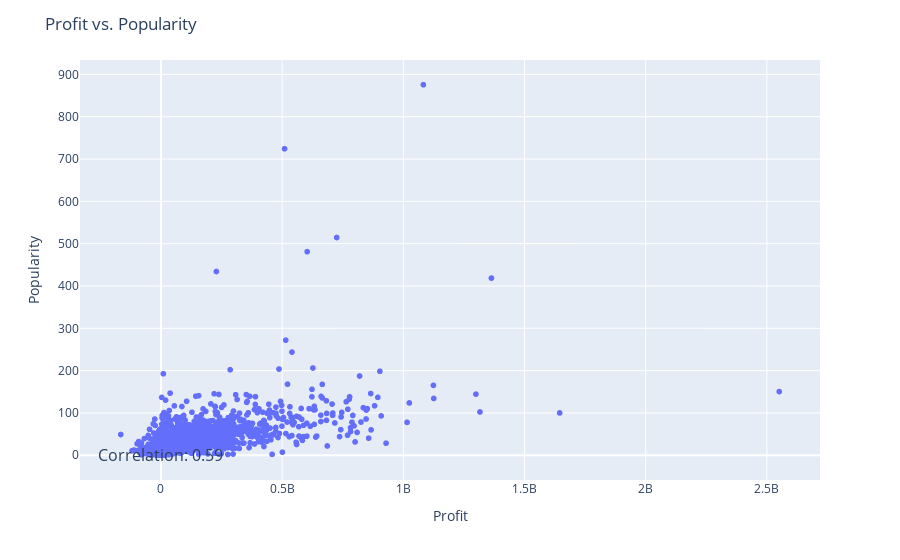

Notebook source saved alongside this figure:
### Markdown cell above
##### Adding a new column: profit

### Code cell
# Dropping rows where budget or revenue is zero
tmdb_5000_mov = tmdb_5000_mov.drop(
    tmdb_5000_mov[(tmdb_5000_mov['budget'] == 0) |
                  (tmdb_5000_mov['revenue'] == 0)].index)

# Calculating profit as revenue - budget
tmdb_5000_mov['profit'] = tmdb_5000_mov['revenue'] - tmdb_5000_mov['budget']

# Creating a scatter plot of profit vs. popularity
fig = px.scatter(tmdb_5000_mov, x='profit', y='popularity', hover_name='title')

# Calculating correlation coefficient
corr = tmdb_5000_mov['profit'].corr(tmdb_5000_mov['popularity'])

# Adding correlation coefficient as text annotation
fig.add_annotation(x=0.9, y=0.1, showarrow=False,
                   text=f'Correlation: {corr:.2f}', font=dict(size=16))

# Updating layout with title and axis labels
fig.update_layout(title='Profit vs. Popularity', xaxis_title='Profit', yaxis_title='Popularity')

# Showing the plot
fig.show()

### Figure 1 — Plotly figure (JSON) as saved in the notebook; plotly's stock layout.template omitted (floating-point values rounded to 4 significant figures; data arrays with more than 128 entries replaced by an {"elided": "..."} marker saying what was removed)
{"data": [{"hovertemplate": "<b>%{hovertext}</b><br><br>profit=%{x}<br>popularity=%{y}<extra></extra>", "hovertext": {"elided": "3229 str values"}, "legendgroup": "", "marker": {"color": "#636efa", "symbol": "circle"}, "mode": "markers", "name": "", "showlegend": false, "type": "scattergl", "x": {"elided": "3229 int values"}, "xaxis": "x", "y": {"elided": "3229 float values"}, "yaxis": "y"}], "layout": {"annotations": [{"font": {"size": 16}, "showarrow": false, "text": "Correlation: 0.59", "x": 0.9, "y": 0.1}], "legend": {"tracegroupgap": 0}, "margin": {"t": 60}, "title": {"text": "Profit vs. Popularity"}, "xaxis": {"anchor": "y", "domain": [0, 1], "title": {"text": "Profit"}}, "yaxis": {"anchor": "x", "domain": [0, 1], "title": {"text": "Popularity"}}}}
